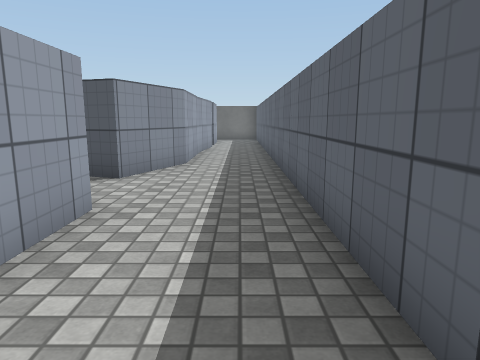
[1] (above)

18 first-person views from a walk through a 3-D level made in the Unity game engine. The camera is 1.2 m above the floor, tilts 10° down and sees 70° across. The floor is counted in squares, 1 m on a side. Each view is taken from the middle of a square. On the plan, view 1 faces up. The plan holds only what a view shows up to about 14 squares ahead; the rest is blank. The place goes on beyond the plan. Surface patterns are stand-ins for the level's own textures.

[2]
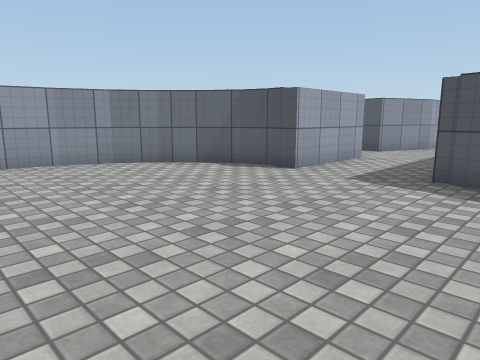

[3]
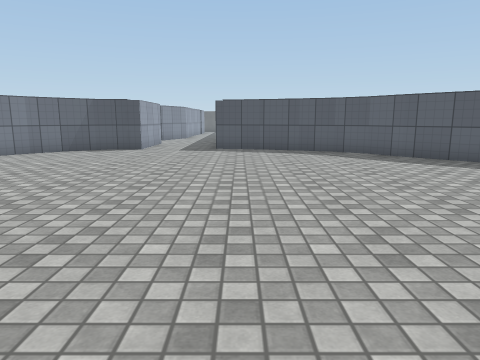

[4]
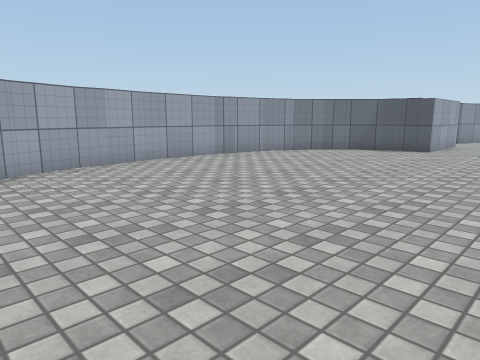

[5]
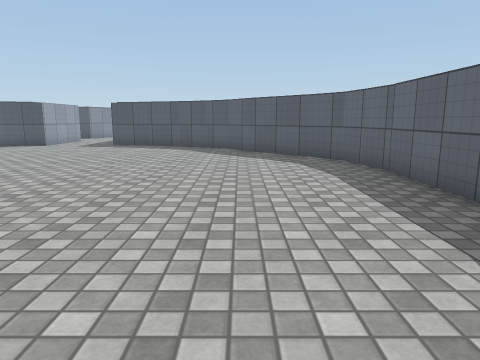

[6]
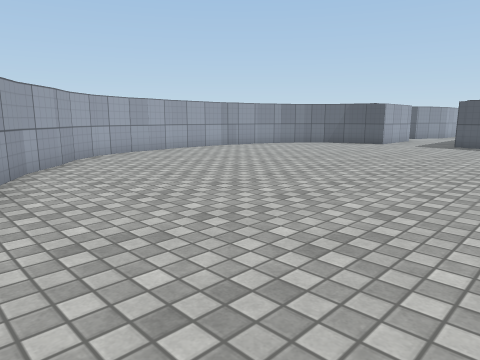

[7]
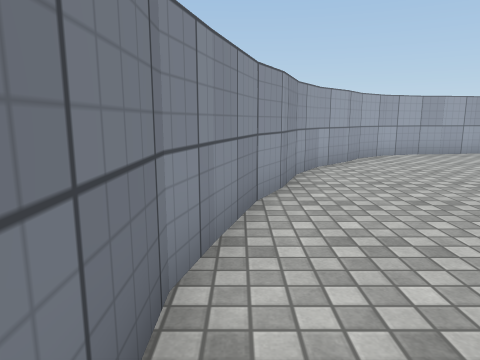

[8]
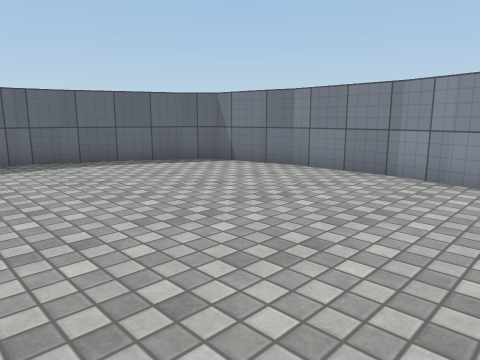

[9]
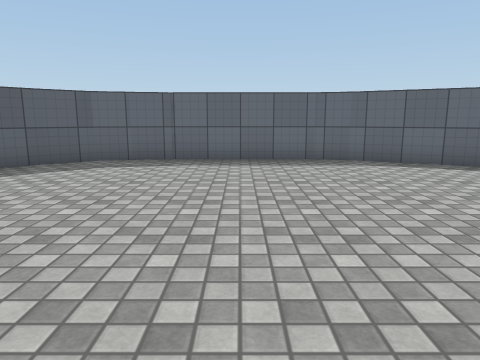

[10]
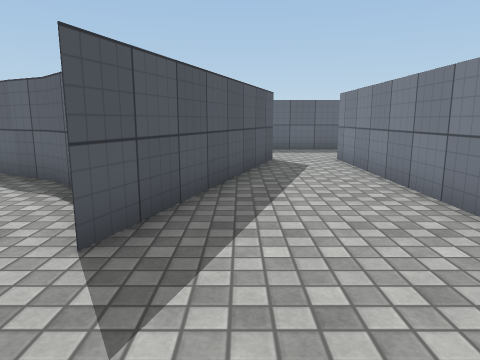

[11]
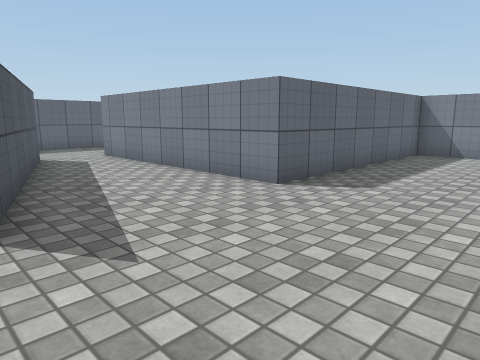

[12]
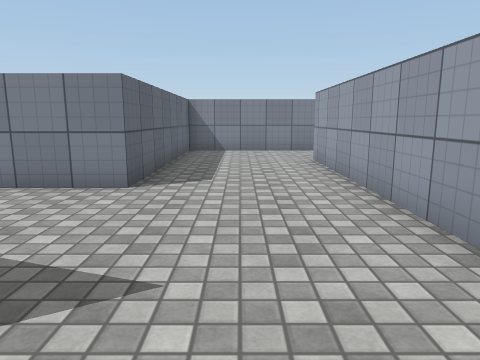

[13]
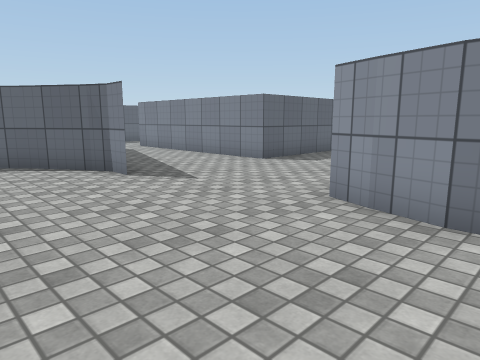

[14]
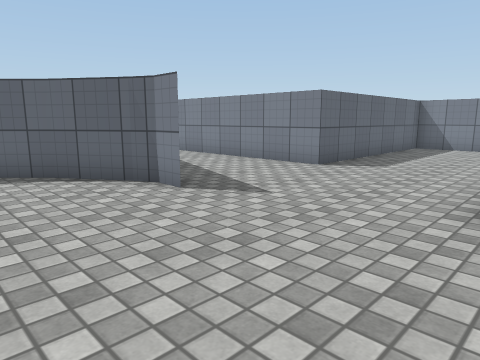

[15]
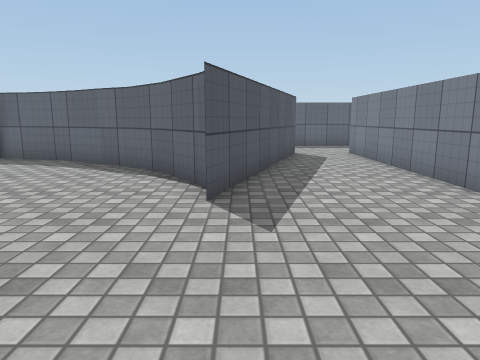

[16]
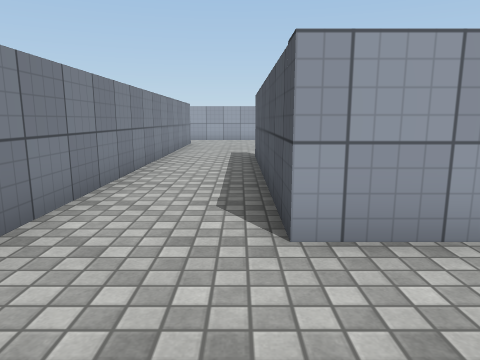

[17]
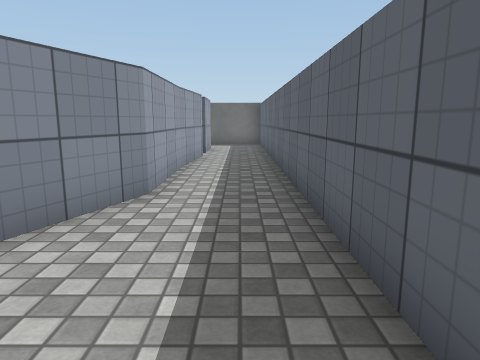

[18]
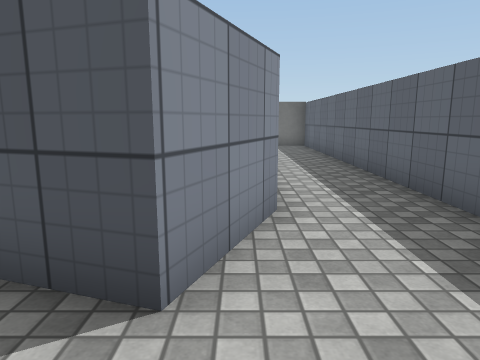

### Floor plan
Points are (right, up) in squares from view 1. A wall is a line through its corners. A room is listed if a view was taken in it or the views show most of it. See-through windows are left out.
Room 1 (views 1, 2, 3, 4, 5, 6, 7, 8, 9, 17, 18)
walls: (7.4, -1.8) (6.6, -0.7); (6.6, -0.8) (5.5, 0); (2.9, 1) (1.3, 1.3); (5.6, 0.1) (2.8, 1); (1, 1.2) (1, 13.5); (9.3, -3.8) (7.3, -1.8); (10.6, -7) (10.1, -4.8) (9.3, -3.7); (-4.7, 0.1) (-5.6, -0.8); (-5.4, -0.7) (-6.2, -1.8); (-7, -4.1) (-7.2, -4.9) (-7.2, -7.8); (-6.7, -2.9) (-7, -4.3); (-6.2, -1.7) (-6.7, -3); (-7.3, -7.6) (-7, -9); (-7, -8.9) (-7, -9.7) (-6.5, -11.2) (-5.7, -12.3); (-1, -15.2) (0.1, -15.8); (-4.8, -13) (-3.7, -14); (-2.6, -14.7) (-0.9, -15.3); (-3.9, -13.9) (-2.5, -14.8); (-5.8, -12.2) (-4.7, -13); (-0.1, -15.8) (2.8, -16.5); (10.5, -11.4) (10.5, -7); (10.2, -12.3) (10.5, -11.2); (2.6, -16.5) (5.5, -16.5); (5.4, -16.4) (8, -16) (8.8, -15.2) (10.3, -12.1); (-2, 4.6) (-2, 1) (-3.1, 1) (-3.7, 0.8) (-4.7, 0); (-1.5, 12.8) (-1.5, 9.5) (-2.5, 7); (-1.4, 13.6) (-1.5, 12.7)
ways out: opening at (-3, 6) to room 2
Room 2 (views 10, 11, 12, 13, 14, 15, 16)
walls: (-14.3, 8) (-14.3, 0.5) (-17.5, 0.5); (-8.8, 9.7) (-7.2, 10.8); (-16, 8.8) (-14.2, 8.3); (-7.3, 10.7) (-6.2, 11.8) (-5.3, 13.6); (-2.5, 7) (-10, 9.5) (-9.3, 9.5) (-8.7, 9.8); (-17.5, -2.5) (-10, -2.5) (-10, 5) (-2.4, 5)
ways out: opening at (-3, 6) to room 1

Where each view was taken, in squares from view 1:
view 1: 0 up, 0 right, facing up
view 2: 6 down, 3 right, facing up-left
view 3: 13 down, 2 right, facing up
view 4: 13 down, 2 right, facing up-left
view 5: 15 down, 7 right, facing up
view 6: 16 down, 5 right, facing up-left
view 7: 16 down, 5 right, facing left
view 8: 9 down, 0 right, facing down-right
view 9: 9 down, 0 right, facing right
view 10: 8 up, 13 left, facing right
view 11: 10 up, 14 left, facing down-right
view 12: 11 up, 12 left, facing down
view 13: 13 up, 17 left, facing down-right
view 14: 13 up, 15 left, facing down-right
view 15: 9 up, 15 left, facing right
view 16: 0 up, 11 left, facing left
view 17: 4 up, 0 right, facing up
view 18: 5 up, 2 left, facing up
